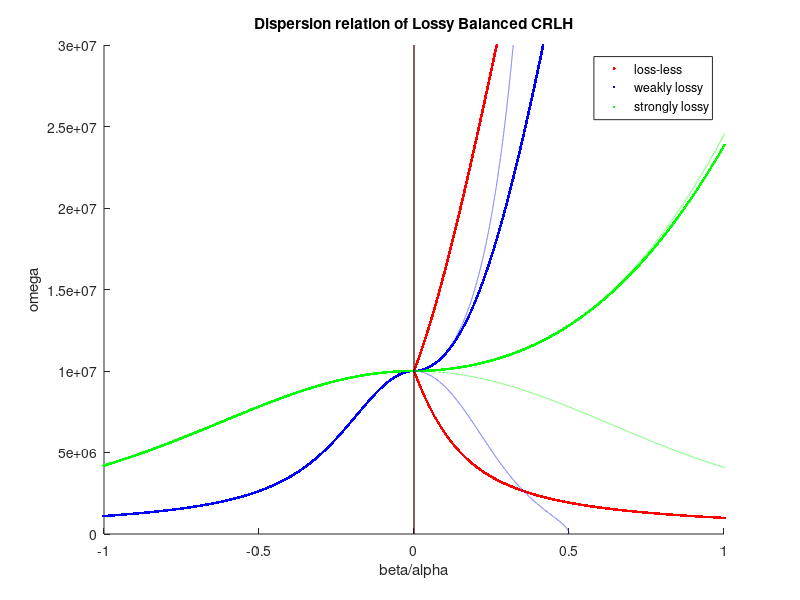
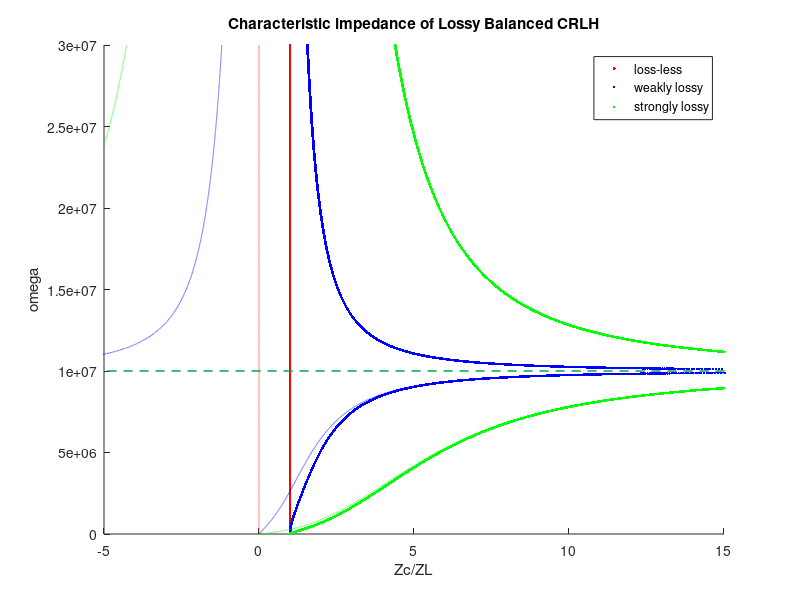

Source code (MATLAB) for these figures, in order:
%%有损耗的平衡CRLH TL的传播常数和特性阻抗

%%初始化
clear
clc
close all

%四个电路参数
LR = 1e-8; %右手单位长度电感
CL = 1e-6; %左手倍长度电容
CR = 1e-8; %右手单位长度电感
LL = 1e-6; %左手倍长度电感

%中间量
omegaR = sqrt(1 / (LR * CR));
omegaL = sqrt(1 / (LL * CL));
k = LR * CL + LL * CR;
omegase = sqrt(1 / (LR * CL));
omegash = sqrt(1 / (LL * CR));

%损耗
R = [0; 1; 10];
G = [0; 1e-6; 1e-5];

Omega = 3e7;
omega = 0:Omega / 20000:Omega; %扫频范围

Z = R + 1i * (omega * LR - 1 ./ (omega * CL));
Y = G + 1i * (omega * CR - 1 ./ (omega * LL));

%%fig3.12(a)
gamma = sqrt(Z .* Y);
alpha = real(gamma);
beta = imag(gamma);
idx = omega < omegase;
beta(1, 1:sum(idx)) = -beta(1, 1:sum(idx));

h1 = figure;
hold on
COLOR = ['r', 'b', 'g'];

for i = 1:3
    plot(beta(i, :), omega, '.', 'Color', COLOR(i))
end

for i = 1:3
    plot(alpha(i, 2:end), omega(2:end), '--', 'Color', COLOR(i))
end

plot([0 0], [0, Omega], "LineWidth", 0.5, "Color", "k")
xlim([-1 1])
xlabel('beta/alpha')
ylabel('omega')
title('Dispersion relation of Lossy Balanced CRLH')
legend('loss-less', 'weakly lossy', 'strongly lossy')

%%fig3.12(b)
Zc = sqrt(Z ./ Y);
ZL = sqrt(LL / CL);
Rc = real(Zc);
Xc = imag(Zc);

h2 = figure;
hold on

for i = 1:3
    plot(Rc(i, :) / ZL, omega, '.', 'Color', COLOR(i))
end

for i = 1:3
    plot(Xc(i, :) / ZL, omega, '--', 'Color', COLOR(i))
end

xlim([-5 15])
xlabel('Zc/ZL')
ylabel('omega')
title('Characteristic impedance of Lossy Balanced CRLH')
legend('loss-less', 'weakly lossy', 'strongly lossy')
